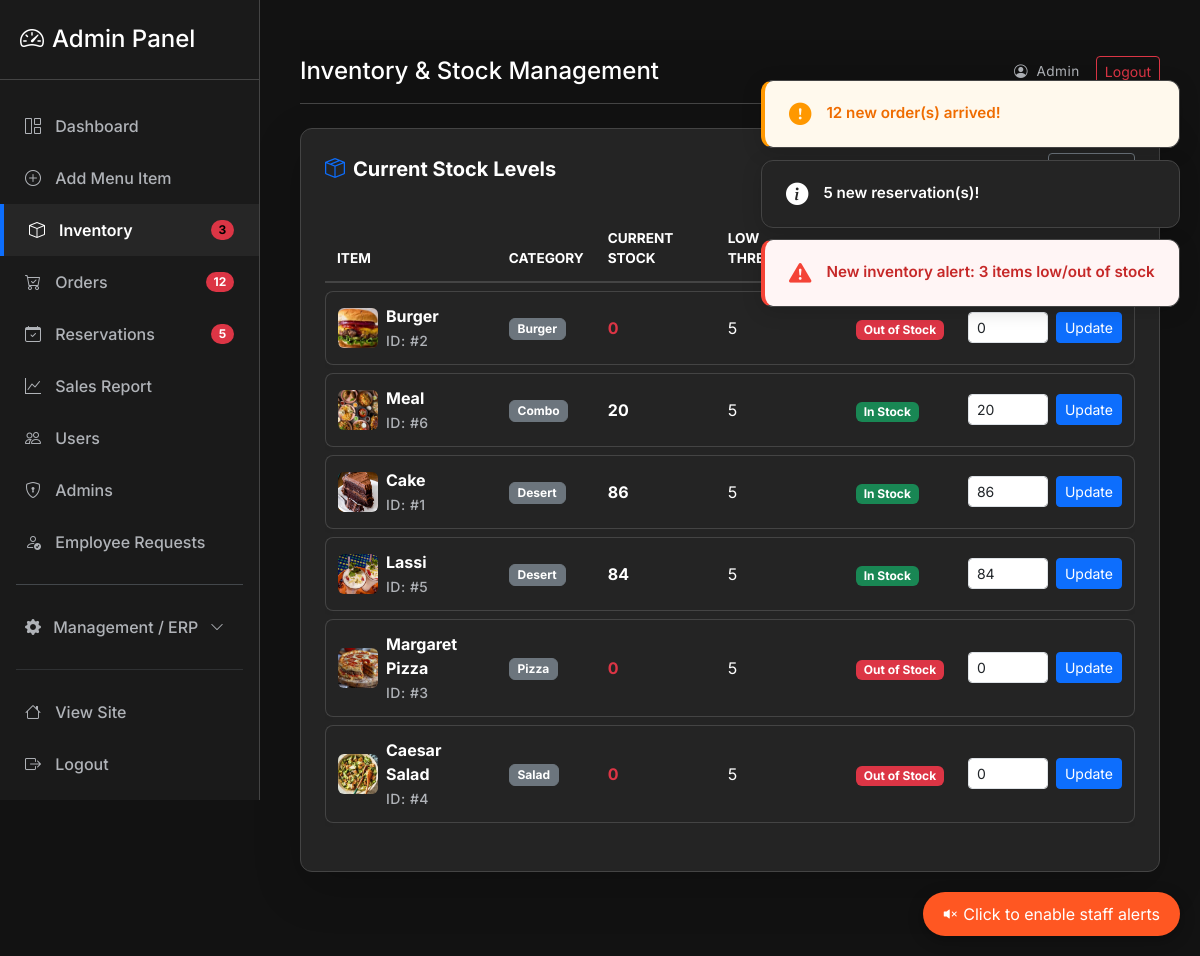
Screenshot of /admin/inventory (signed in) with the database file from the repository.
### models/models.py (models this page shows, shortened)
class MenuItem(db.Model):
    id = db.Column(db.Integer, primary_key=True)
    name = db.Column(db.String(150), nullable=False)
    price = db.Column(db.Float, nullable=False, default=0.0)
    category = db.Column(db.String(100), nullable=True)
    ingredients = db.Column(db.String(400), nullable=True)
    availability = db.Column(db.Boolean, default=True)
    image = db.Column(db.String(300), nullable=True)
    stock_quantity = db.Column(db.Integer, default=0)
    low_stock_threshold = db.Column(db.Integer, default=5)
    ratings = db.relationship('Rating', backref='menu_item', lazy=True, cascade="all, delete-orphan")

### routes/admin.py (the view)
@admin_bp.route('/inventory')
@role_required('admin')
def inventory():
    items = MenuItem.query.order_by(MenuItem.category, MenuItem.name).all()
    return render_template('admin/inventory.html', items=items)

### app.py (called while the page is built)
@app.before_request
def refresh_user_session():
    if 'user_id' in session:
        user = User.query.get(session['user_id'])
        if user:
            session['role'] = user.role
            session['is_admin'] = (user.role == 'admin')
            session['username'] = user.username
        else:
            session.clear()

@app.context_processor
def inject_global_data():
    cart = session.get('cart', {})
    count = sum(cart.values()) if isinstance(cart, dict) else 0
    @cache.cached(timeout=300, key_prefix='best_rated_item_context')
    def get_best_rated_item():
        all_items = MenuItem.query.options(db.joinedload(MenuItem.ratings)).all()
        best_item = None
        max_avg = 0
        for it in all_items:
            ratings = it.ratings
            if not ratings:
                avg = 0
            else:
                avg = round(sum(r.score for r in ratings) / len(ratings), 1)
            if avg > max_avg:
                max_avg = avg
                best_item = it
        return best_item
    return dict(cart_count=count, best_rated_item=get_best_rated_item())

### services/auth.py (called while the page is built)
def role_required(*roles):
    def decorator(fn):
        @wraps(fn)
        def wrapper(*args, **kwargs):
            user_role = session.get('role')
            if not user_role or user_role not in roles:
                flash('You do not have permission to access this page.', 'danger')
                return redirect(url_for('auth.login'))
            return fn(*args, **kwargs)
        return wrapper
    return decorator

### templates/admin/inventory.html (shortened to what this page needs)
{% extends 'admin/admin_base.html' %}
{% block admin_title %}Inventory & Stock Management{% endblock %}
{% block content %}
<div class="row mb-4">
    <div class="col-md-12">
        <div class="glass-card shadow-lg p-4">
            <div class="d-flex justify-content-between align-items-center mb-4">
                <h5 class="mb-0 fw-bold"><i class="bi bi-box-seam me-2 text-primary"></i>Current Stock Levels</h5>
                <div class="d-flex gap-2">
                    <button class="btn btn-sm btn-outline-secondary" onclick="window.location.reload()">
                    </button>
                </div>
            </div>
            <div class="table-responsive">
                <table class="table table-hover align-middle admin-table">
                    <thead>
                        <tr>
                            <th>Item</th>
                            <th>Category</th>
                            <th>Current Stock</th>
                            <th>Low Threshold</th>
                            <th>Status</th>
                            <th>Quick Update</th>
                        </tr>
                    </thead>
                    <tbody>
                        {% for item in items %}
                        <tr>
                            <td>
                                <div class="d-flex align-items-center">
                                    {% if item.image %}
                                    <img src="{{ url_for('static', filename='uploads/' + item.image) }}"
                                        class="rounded me-2" style="width: 40px; height: 40px; object-fit: cover;">
                                    {% else %}
                                    <div class="bg-secondary rounded me-2 d-flex align-items-center justify-content-center"
                                        style="width: 40px; height: 40px;">
                                        <i class="bi bi-image text-white"></i>
                                    </div>
                                    {% endif %}
                                    <div>
                                        <div class="fw-bold">{{ item.name }}</div>
                                        <small class="text-id">ID: #{{ item.id }}</small>
                                    </div>
                                </div>
                            </td>
                            <td><span class="badge bg-secondary text-white border border-secondary">{{ item.category
                                    }}</span></td>
                            <td>
                                <span
                                    class="fw-bold {% if item.stock_quantity <= item.low_stock_threshold %}text-danger{% endif %}">
                                    {{ item.stock_quantity }}
                                </span>
                            </td>
                            <td>{{ item.low_stock_threshold }}</td>
                            <td>
                                {% if item.stock_quantity <= 0 %} <span class="badge bg-danger">Out of Stock</span>
                                    {% elif item.stock_quantity <= item.low_stock_threshold %} <span
                                        class="badge bg-warning text-dark">Low Stock</span>
                                        {% else %}
                                        <span class="badge bg-success">In Stock</span>
                                        {% endif %}
                            </td>
                            <td>
                                <form action="{{ url_for('admin.update_stock', item_id=item.id) }}" method="POST"
                                    class="d-flex gap-2">
                                    <input type="number" name="stock_quantity" class="form-control form-control-sm"
                                        value="{{ item.stock_quantity }}" style="width: 80px;" required>
                                    <button type="submit" class="btn btn-sm btn-primary">Update</button>
                                </form>
                            </td>
                        </tr>
                        {% endfor %}
                    </tbody>
                </table>
            </div>
        </div>
    </div>
</div>
{% endblock %}

### static/css/admin.css (style rules this page uses)
:root { --admin-bg: #121212; --sidebar-bg: #1a1a1a; --card-bg: #242424; --border-color: #444444; --border-whitish: #666666; --text-main: #ffffff; --text-muted: #b0b3b8; --text-stylish: #e2e8f0; --accent-color: #0d6efd; --accent-hover: #0b5ed7; --sidebar-width: 260px; --bg-dark-pro: #1a1a1a; --table-hover: rgba(255, 255, 255, 0.05); --input-bg: #2a2a2a; --nav-glass: rgba(18, 18, 18, 0.8); --modal-bg: #1a1a1a; --modal-overlay: rgba(16, 16, 16, 0.8); }
body.admin-body { background-color: var(--admin-bg); color: var(--text-main); font-family: 'Inter', sans-serif; overflow-x: hidden; transition: background-color 0.3s, color 0.3s; }
.text-id { color: var(--text-muted) !important; font-weight: 500; letter-spacing: 0.5px; }
.glass-card { background: var(--card-bg); border: 1px solid var(--border-color); border-radius: 12px; padding: 20px; box-shadow: 0 4px 6px rgba(0, 0, 0, 0.05); margin-bottom: 20px; transition: background 0.3s, border-color 0.3s; }
.admin-table { width: 100%; margin-bottom: 1rem; color: var(--text-main); border-collapse: separate; border-spacing: 0 8px; --bs-table-bg: transparent; --bs-table-striped-bg: transparent; --bs-table-hover-bg: transparent; }
.admin-table thead th { background: transparent; border-bottom: 2px solid var(--border-color); color: var(--text-main); text-transform: uppercase; font-size: 0.85rem; padding: 12px; }
.admin-table tbody tr { background: var(--card-bg); box-shadow: 0 2px 4px rgba(0, 0, 0, 0.02); transition: 0.3s; }
.admin-table td { padding: 12px; vertical-align: middle; border-top: 1px solid var(--border-color); border-bottom: 1px solid var(--border-color); color: var(--text-main); }
.admin-table td:first-child { border-left: 1px solid var(--border-color); border-top-left-radius: 8px; border-bottom-left-radius: 8px; }
.admin-table td:last-child { border-right: 1px solid var(--border-color); border-top-right-radius: 8px; border-bottom-right-radius: 8px; }

### rows the page displays
MenuItem: image (picture), name "Burger", id "2", category "Burger", stock_quantity "0", low_stock_threshold "5", shows "Out of Stock"
MenuItem: image (picture), name "Meal", id "6", category "Combo", stock_quantity "20", low_stock_threshold "5", shows "In Stock"
MenuItem: image (picture), name "Cake", id "1", category "Desert", stock_quantity "86", low_stock_threshold "5", shows "In Stock"
MenuItem: image (picture), name "Lassi", id "5", category "Desert", stock_quantity "84", low_stock_threshold "5", shows "In Stock"
MenuItem: image (picture), name "Margaret Pizza", id "3", category "Pizza", stock_quantity "0", low_stock_threshold "5", shows "Out of Stock"
MenuItem: image (picture), name "Caesar Salad", id "4", category "Salad", stock_quantity "0", low_stock_threshold "5", shows "Out of Stock"
